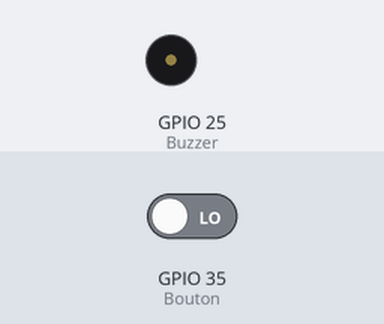
A program run on a simulated ESP32 board running MicroPython. On the bench: buzzer (waves = sounding, pin HIGH). The inputs (shaded band) are chosen by the test bench; at power-on: GPIO 35 (Bouton) LOW. What the program prints to the serial console is not drawn.

Above: at 1.2 s.
1.3 s: GPIO 35 (Bouton) driven HIGH
4.3 s: GPIO 35 (Bouton) driven LOW
At 5.7 s:
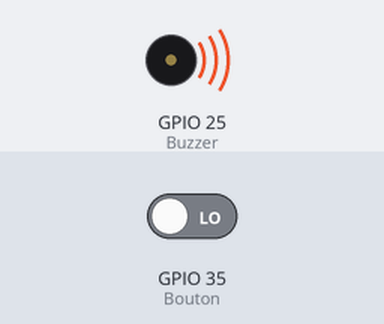
Timing chart, 0 to 7.3 s (numbered marks = the images above; inputs shaded):
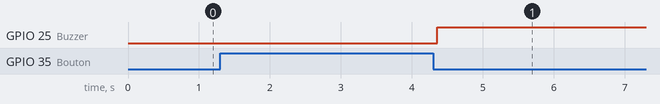

The program:

Prog02_BP_BUZ.py
```python
from machine import Pin # importer la configuration des broches
from time import sleep_us # importer la fonction sleep_us()

Buzzer = Pin ( 25, Pin.OUT ) # Broche reliée au buzzer
Bouton = Pin ( 35, Pin.IN ) # Broche reliée au bouton poussoir

T = int( (1/440) * 10**6 ) # Période en microsecondes, d'un son de 440 Hz
print ( "Période : ", T, "µs" )
nbT = int ((0.5 * 10**6 ) / T) # nombre de périodes pour une durée de 0,5 s
print ( "Nombre de périodes : ", nbT )

while True: # boucle infinie

    etat = Bouton.value() # lire l'état du bouton poussoir
    if etat == 1 : # Si le bouton poussoir est enfoncé alors
        for cptr in range ( nbT ): # Pour le nombre de périodes nécessaires
            Buzzer.off() # Mettre la broche du buzzer à 0
            sleep_us ( int(T/2 ) ) # Attendre une demie-période
            Buzzer.on() # Mettre la broche du buzzer à 1
            sleep_us ( int(T/2 ) ) # Attendre une demie période
```
